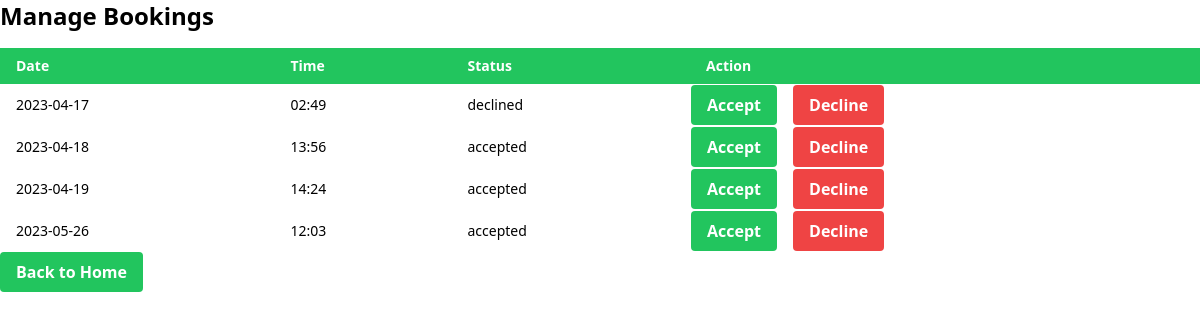
Page /manage_bookings (signed in) on the earlier database version.
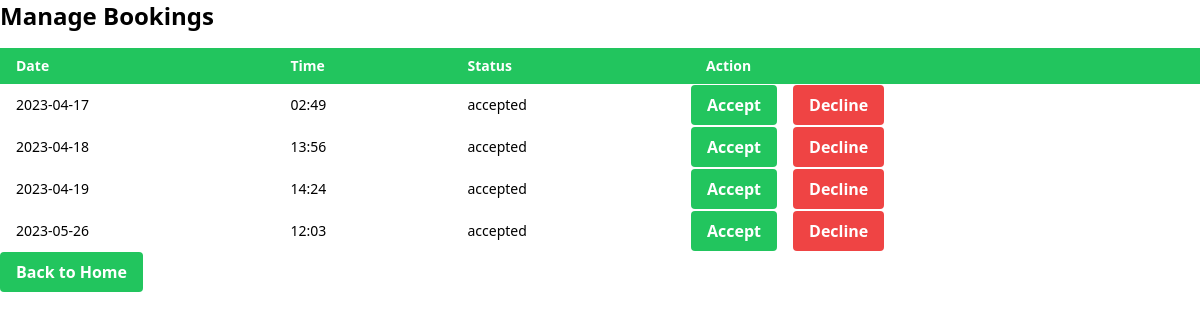
Same page on the later database version.
### tables this page shows
CREATE TABLE bookings (
                    id INTEGER PRIMARY KEY AUTOINCREMENT,
                    user_id INTEGER NOT NULL,
                    date TEXT NOT NULL,
                    time TEXT NOT NULL,
                    status TEXT NOT NULL DEFAULT 'pending',
                    FOREIGN KEY (user_id) REFERENCES users (id)
                );

### app.py (the view, shortened to what this page needs)
@app.route("/manage_bookings", methods=["GET", "POST"])
def manage_bookings():
    if "username" not in session:
        return redirect("/login")
    db = get_db()
    with db:
        cursor = db.cursor()
        cursor.execute("""
            SELECT bookings.id, users.username, bookings.date, bookings.time, bookings.status
            FROM bookings
            JOIN users ON bookings.user_id = users.id
            ORDER BY bookings.date, bookings.time
        """)
        bookings = cursor.fetchall()
    return render_template("manage.html", bookings=bookings)

### app.py (called while the page is built)
def get_db():
    if 'db' not in g:
        g.db = sqlite3.connect(DATABASE)
        with g.db as conn:
            conn.execute("""
            CREATE TABLE IF NOT EXISTS users (
                id INTEGER PRIMARY KEY AUTOINCREMENT,
                username TEXT NOT NULL UNIQUE,
                email TEXT NOT NULL UNIQUE,
                password TEXT NOT NULL,
                type TEXT NOT NULL
            )
            """)
            conn.execute("""
                CREATE TABLE IF NOT EXISTS bookings (
                    id INTEGER PRIMARY KEY AUTOINCREMENT,
                    user_id INTEGER NOT NULL,
                    date TEXT NOT NULL,
                    time TEXT NOT NULL,
                    status TEXT NOT NULL DEFAULT 'pending',
                    FOREIGN KEY (user_id) REFERENCES users (id)
                )
            """)
    return g.db

@app.before_request
def before_request():
    session.permanent = True

@app.teardown_appcontext
def teardown_appcontext(e=None):
    close_db()

### templates/manage.html (shortened to what this page needs)
<!DOCTYPE html>
<html>
<head>
    <script src="https://cdn.tailwindcss.com"></script>
</head>
<body>
    <h1 class="text-2xl font-bold mb-4">Manage Bookings</h1>
    <table class="w-full">
        <thead>
            <tr class="bg-green-500">
                <th class="text-white py-2 px-2 sm:px-4 text-sm text-left">Date</th>
                <th class="text-white py-2 px-2 sm:px-4 text-sm text-left">Time</th>
                <th class="text-white py-2 px-2 sm:px-4 text-sm text-left">Status</th>
                <th class="text-white py-2 px-2 sm:px-4 text-sm text-left">Action</th>
            </tr>
        </thead>
        <tbody>
            {% for booking in bookings %}
            <tr>
                <td class="py-2 px-2 sm:px-4 text-sm">{{ booking[2] }}</td>
                <td class="py-2 px-2 sm:px-4 text-sm">{{ booking[3] }}</td>
                <td class="py-2 px-2 sm:px-4 text-sm">{{ booking[4] }}</td>
                <td class="flex items-center space-x-4">
                    <form action="/manage_bookings" method="POST">
                        <button type="submit" name="status" value="accepted" class="accept-button bg-green-500 hover:bg-green-700 text-white font-bold py-2 px-4 rounded transform hover:scale-105 transition-transform duration-300">Accept</button>
                    </form>
                    <form action="/manage_bookings" method="POST">
                        <button type="submit" name="status" value="declined" class="decline-button bg-red-500 hover:bg-red-700 text-white font-bold py-2 px-4 rounded transform hover:scale-105 transition-transform duration-300">Decline</button>
                    </form>
                </td>
            </tr>
            {% endfor %}
        </tbody>
    </table>
    <a href="/" class="inline-block bg-green-500 hover:bg-green-700 text-white font-bold py-2 px-4 rounded transition-transform duration-300 transform hover:scale-105">
        Back to Home
      </a>
</body>
</html>

Differences in the rows shown:
changed bookings (number 1 of 4 on the later page): status "declined" → "accepted"
